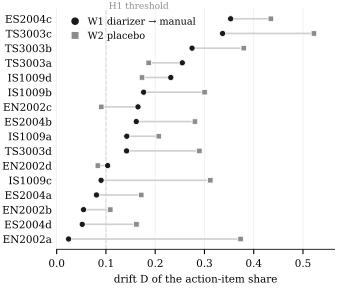

Python code for this plot:
"""Fig. 4: per-meeting drift of Q1 under W1 (diarizer -> manual) and W2 (placebo), held-out meetings.

    python paper/figs/per_unit.py    # reads reports/confirmatory.json -> paper/figs/per_unit.pdf
"""
import json
from pathlib import Path

import matplotlib
matplotlib.use("Agg")
import matplotlib.pyplot as plt

ROOT = Path(__file__).resolve().parents[2]
INK, GRAY, LINE = "#1a1a1a", "#8c8c8c", "#d0d0d0"
conf = {r["id"]: r for r in json.loads((ROOT / "reports" / "confirmatory.json").read_text())}
w1, w2 = conf["H1"]["per_unit"], conf["H2"]["per_unit"]
ms = sorted(w1, key=lambda m: w1[m])

plt.rcParams.update({"font.family": "serif", "font.size": 7.5, "axes.linewidth": 0.6, "pdf.fonttype": 42})
fig, ax = plt.subplots(figsize=(3.4, 2.9))
for y, m in enumerate(ms):
    ax.plot([w1[m], w2[m]], [y, y], color=LINE, lw=1.2, zorder=1)
    ax.plot(w2[m], y, "s", color=GRAY, ms=4, mec="white", mew=0.6, zorder=2)
    ax.plot(w1[m], y, "o", color=INK, ms=4.5, mec="white", mew=0.6, zorder=3)
ax.axvline(conf["H1"]["T"], color=LINE, lw=0.8, ls="--", zorder=0)
ax.text(conf["H1"]["T"], len(ms) - 0.45, " H1 threshold", fontsize=6.5, color=GRAY, va="bottom")
ax.set_yticks(range(len(ms)))
ax.set_yticklabels(ms)
ax.set_xlim(0, max(max(w1.values()), max(w2.values())) * 1.08)
ax.set_xlabel("drift D of the action-item share")
ax.plot([], [], "o", color=INK, ms=4.5, label="W1 diarizer → manual")
ax.plot([], [], "s", color=GRAY, ms=4, label="W2 placebo")
ax.legend(loc="upper left", frameon=False, fontsize=7, handletextpad=0.3)
ax.set_ylim(-0.7, len(ms) - 0.3)
ax.grid(axis="x", color="#ececec", lw=0.5)
ax.set_axisbelow(True)
for s in ("top", "right", "left"):
    ax.spines[s].set_visible(False)
ax.tick_params(axis="y", length=0)
fig.tight_layout(pad=0.3)
fig.savefig(Path(__file__).with_name("per_unit.pdf"), bbox_inches="tight", pad_inches=0.02)
fig.savefig(Path(__file__).with_name("per_unit.png"), dpi=200, bbox_inches="tight", pad_inches=0.02)
